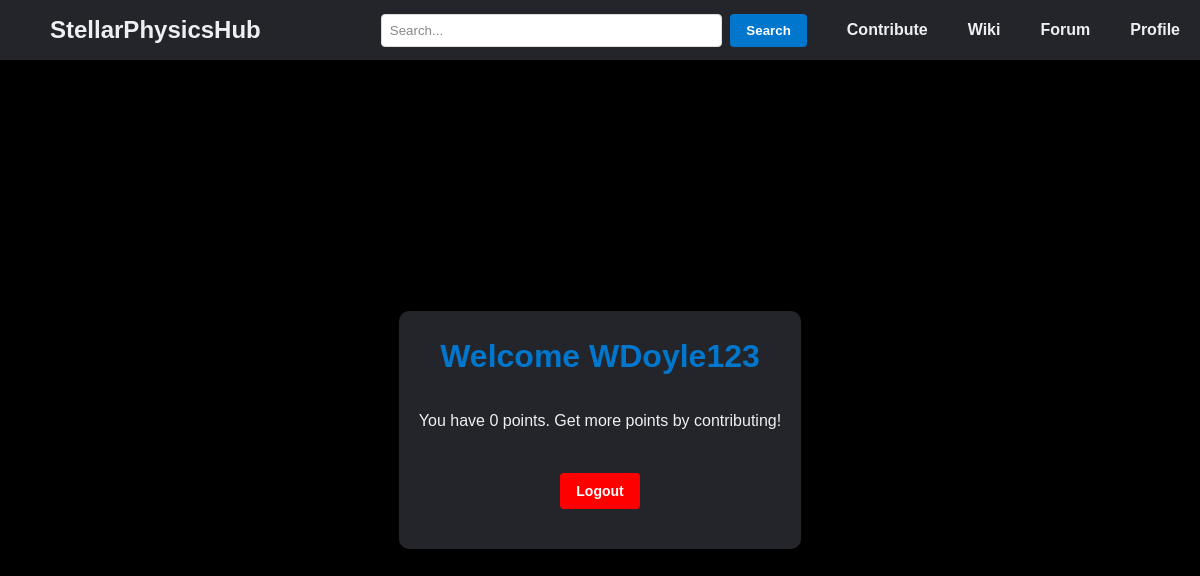
The app's page /profile (signed in), older data.
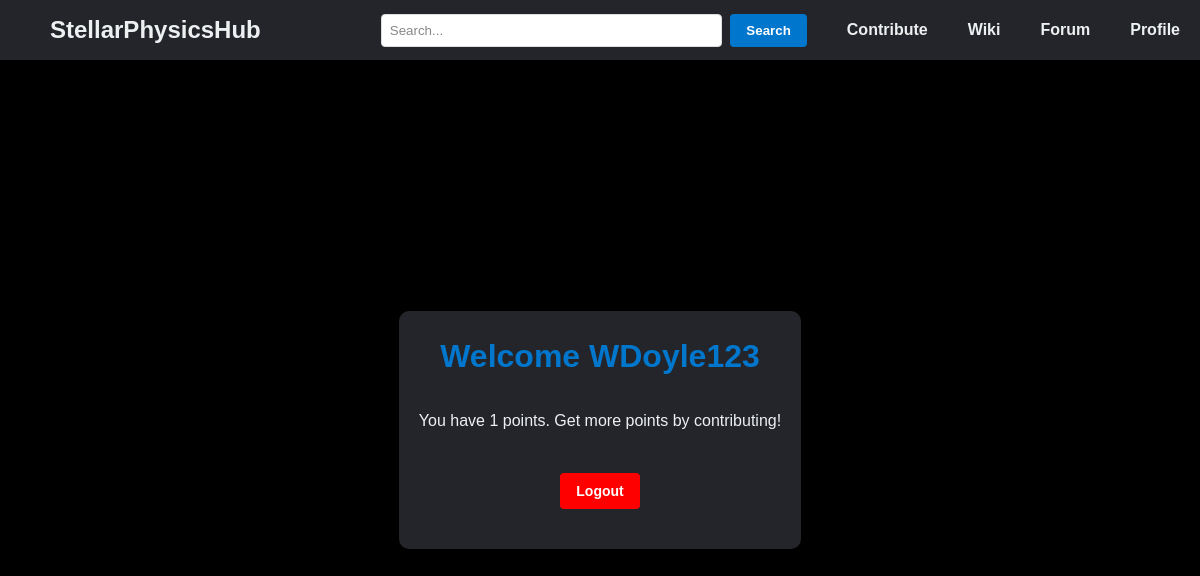
The same page, newer data.
### models.py (models this page shows)
class User(db.Model, UserMixin):
    id = db.Column(db.Integer, nullable=False, primary_key=True)
    username = db.Column(db.String(20), nullable=False, unique=True)
    password = db.Column(db.String(80), nullable=False)
    points = db.Column(db.Integer, default=0)

### app.py (the view)
@app.route('/profile')
@login_required
def profile():
    layout = 'layout_logged_in.html' if current_user.is_authenticated else 'layout.html'
    return render_template('profile.html', user=current_user, layout=layout)

### app.py (called while the page is built)
@login_manager.user_loader
def load_user(user_id):
    return User.query.get(int(user_id))

### templates/profile.html
{% extends layout %}
{% block body %}
<link rel="stylesheet" type="text/css" href="{{ url_for('static', filename='login.css') }}">
<main>
    <div class="welcome-container">
        <section class="welcome-section">
		<div class='form'>
		<h1>Welcome {{ user.username }}</h1>
		<p>You have {{ user.points }} points. Get more points by contributing!</p>
                <div class='button-2'>
                        <a href='/logout'>Logout</a>
                </div>
		</div>
        </section>
    </div>
</main>
{% endblock %}

### templates/layout_logged_in.html (shortened to what this page needs)
<!DOCTYPE html>
<html lang='en'>
<head>
    <link rel="stylesheet" type="text/css" href="{{ url_for('static', filename='styles.css') }}">
</head>
<body>
    <header>
        <a href='/' class='logo'>StellarPhysicsHub</a>
		<form action="/search" method="get">
    <input type="search" name="query" placeholder="Search..." list="search-options" autocomplete='off'>
    <button type="submit">Search</button>
</form>
        <nav>
            <ul class='nav_links'>
		<li><a href='/contribute'>Contribute</a></li>
                <li><a href='/wiki'>Wiki</a></li>
                <li><a href='#'>Forum</a></li>
                <li><a href='/profile'>Profile</a></li>
            </ul>
        </nav>
    </header>
    {% block body %}{% endblock %}
</body>
</html>

### static/styles.css (style rules this page uses)
body, html { height: 100%; margin: 0; font-family: Monserrat, sans-serif; }
* { box-sizing: border-box; margin: 0; padding: 0; font-family: 'Montserrat', sans-serif; color: #edf0f1; }
header { display: flex; justify-content: space-between; align-items: center; padding: 30px 0%; background-color: #24252A; height:60px; }
.logo { font-size: 24px; font-weight: Bold; text-decoration: none; color: #edf0f1; padding-left:50px; margin-right:100px; transition: all 0.3s ease 0s; }
.nav_links { list-style: none; display: flex; }
.nav_links li { padding: 0px 20px; }
.nav_links li a { font-weight: Bold; transition: all 0.3s ease 0s; text-decoration: none; color: #edf0f1; }
button { padding: 8px 16px; margin-left: 8px; background-color: #0077cc; border: none; border-radius: 4px; cursor: pointer; font-weight:Bold; color: white; transition: all 0.3s ease 0s; }
form { flex-grow: 1; display: flex; justify-content: center; padding: 0 20px; max-width: 800px; margin: 0 auto; }
input[type="search"] { flex-grow: 1; padding: 8px; border: 1px solid #ddd; border-radius: 4px; background-color: white; color: black; }

### static/login.css (style rules this page uses)
body, html { height: 100%; font-family: Monserrat, sans-serif; }
* { box-sizing: border-box; margin: 0; padding: 0; }
body { background-color: black; color: #333; line-height: 1.6; }
main { display: flex; flex-direction: column; justify-content: center; align-items: center; height: calc(100vh - 60px); padding: 20px; margin: 0 auto; max-width: 800px; }
.welcome-section, #stars-gif { width: 100%; margin-bottom: 20px; text-align: center; }
.welcome-container { background-color: #24252A; border-radius: 10px; padding: 20px; margin: 20px auto; max-width: 800px; }
.welcome-section h1 { color: #0077cc; margin-bottom: 5px; font-size: 32px; }
::placeholder { color: #888; }
.button-2 { padding-top: 20px; padding: 5px 0px; background-color: red; border: none; border-radius: 4px; cursor: pointer; font-weight:Bold; color: white; transition: all 0.3s ease 0s; width:80px; }
.button-2 a { font-size:14px; color:white; }
a { color: #4a90e2; text-decoration: none; }
.form { display: flex; flex-direction: column; align-items: center; margin-bottom:20px; }
p { margin-top: 20px; margin-bottom:40px; }

Row changes from the older to the newer data that the page shows:
changed User "WDoyle123": points "0" → "1"
